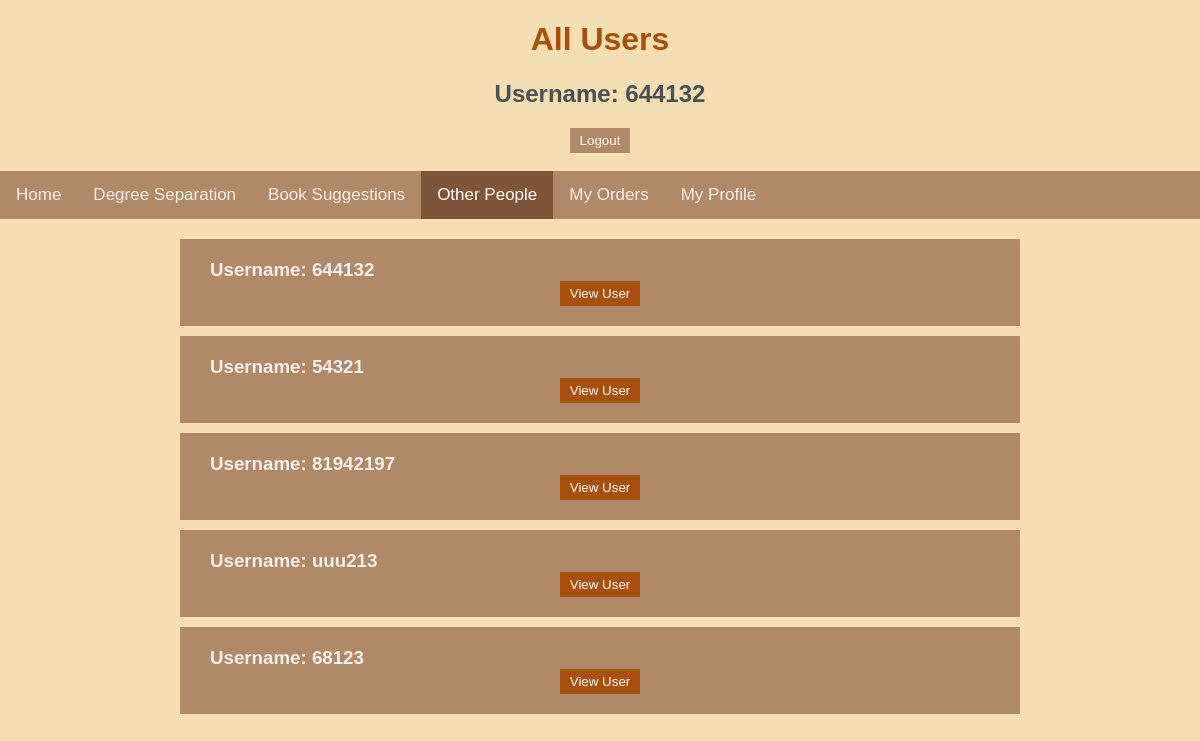
/alluser/644132, run on the app's committed database.
### app.py (models this page shows, shortened)
class User(db.Model):
    username = db.Column(db.String(20),nullable=False, primary_key=True)
    password = db.Column(db.String(20),nullable=False)
    name = db.Column(db.String(20))
    address = db.Column(db.String(100))
    email = db.Column(db.String(40))
    trust = db.Column(db.Integer,default=0)
    untrust = db.Column(db.Integer,default=0)

### app.py (the view)
@app.route('/alluser/<id>')
def alluser(id):
    users=User.query.all()
    return render_template('other.html',alluser=users,user=id)

### templates/other.html (shortened to what this page needs)
{% extends "base.html" %}
{% block body %}
<h1 id=top>All Users</h1>
<h2 id=top>Username: {{user}}</h2>
<div class="toIndex"><form action='/' >
    <input class="button" type="submit" value="Logout"></form></div><br>
<div class="topnav">
    <a href="/main/{{user}}">Home</a>
    <a href="/degree/{{user}}">Degree Separation</a>
    <a href="/bookSug/{{user}}">Book Suggestions</a>
    <a class="active" href="/alluser/{{user}}">Other People</a>
    <a href="/orderInfo/{{user}}">My Orders</a>
    <a href="/profile/{{user}}">My Profile</a>
</div>
<div class="allBook">
        {%for cus in alluser%}
        <div class="eachbook">
            <h3 id='eachb'>
                Username: {{cus.username}}
                <div class="toIndex"><form action='/oneuser/{{user}}/{{cus.username}}' >
                    <input class="viewbutton" type="submit" value="View User"></form></div>
            </h3>
        </div>
        {%endfor%}
</div>
{% endblock %}

### static/css/main.css (style rules this page uses)
body { margin:0; font-family: sans-serif; background-color: wheat; }
h1 { font-family:'Gill Sans', 'Gill Sans MT', Calibri, 'Trebuchet MS', sans-serif ; color: #A8500B; }
h2 { color:#495057; }
h3 { color:#495057; }
.allBook { margin: auto; width: 70%; padding: 10px; }
.eachbook { background-color: #b08968; }
#eachb { margin: 10px; padding:20px; color: #f2f2f2; }
.toIndex { display: flex; justify-content: center; text-align: center; }
#top { text-align: center; }
.button { background-color: #b08968; border: none; color: white; padding: 5px 10px; text-align: center; text-decoration: none; display: inline-block; }
.viewbutton { background-color: #A8500B; border: none; color: white; padding: 5px 10px; text-align: center; text-decoration: none; display: inline-block; }
.topnav { background-color: #b08968; overflow: hidden; }
.topnav a { float: left; color: #f2f2f2; text-align: center; padding: 14px 16px; text-decoration: none; font-size: 17px; }
.topnav a.active { background-color: #7f5539; color: white; }

### data on the page
User: username "644132"
User: username "54321"
User: username "81942197"
User: username "uuu213"
User: username "68123"

### other printed values
{{ user }} "644132"
